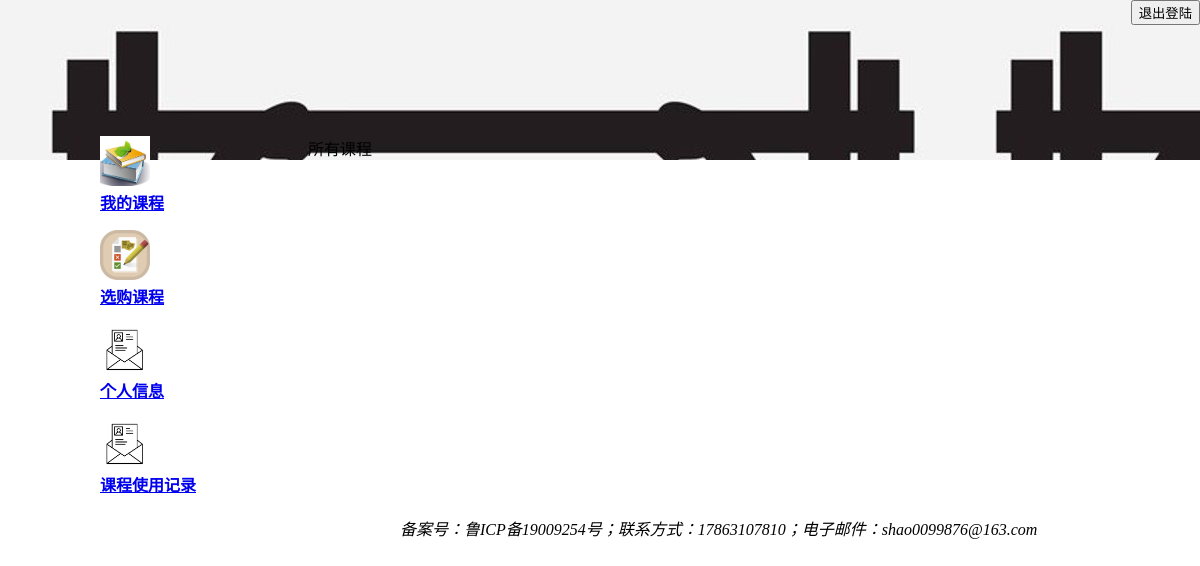
/course/view/, run on an earlier commit of the app's database.
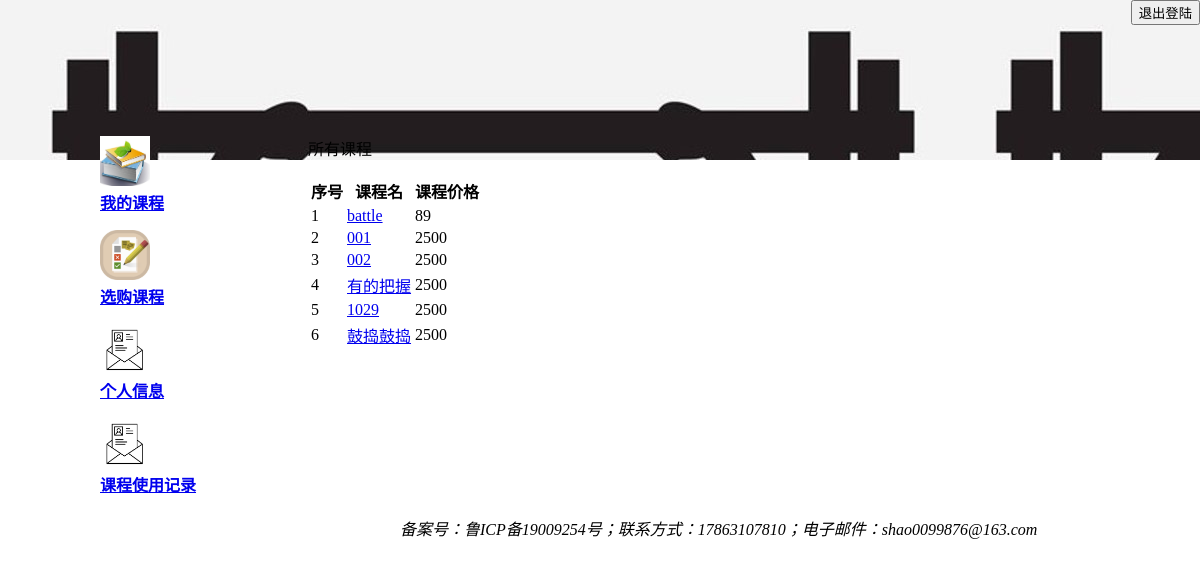
And on a later commit of the database.
### Database/models.py (models this page shows, shortened)
class Course(models.Model):  # 课程信息
    coursename = models.CharField(primary_key=True, max_length=20)  # 课程名
    courseintroduction = models.CharField(max_length=100, default="")  # 课程介绍
    courseprice = models.IntegerField(default=0)  # 课程价格
    course_flag = models.BooleanField(default=True)  # 标记课程是否在使用

### Course/views.py (the view)
# urls.py: path('',viewCourse),
def viewCourse(request):  # 查看课程信息
    sessionManager = SessionManager(request)
    if sessionManager.isAdministrator(): #如果是管理员登陆
        courses = Course.objects.all()  # 查询全部课程信息
        Authority = 'Admin'
    else: #如果是客户登陆
        courses = Course.objects.filter(course_flag=True)  # 查询在使用的课程信息
        Authority = 'Customer'
    return render(request, 'coursemessageUI.html', {'order': courses, 'Authority': Authority})

### Tools/SessionManager.py (called while the page is built)
    def isAdministrator(self):
        username=self.session.get("Username",default=None)
        if username is not None:
            user=Customer.objects.get(username=username)
            return user.isAdministrator()
        return False

### Course/templates/coursemessageUI.html (shortened to what this page needs)
{% extends 'logedbase.html' %}
{% block content2 %}
{% if Authority == 'Admin' %}
    <p><a href="/course/view/">查看课程</a> <a href="/course/add/">增加课程</a></p>
{% elif Authority == 'Customer' %}
<p>所有课程</p>
{% endif%}
{% if order %}
    <table>
        <tr>
            <th>序号</th>
            <th>课程名</th>
            <th>课程价格</th>
        </tr>
         {% for i in order %}
        <tr>
            <td>{{ forloop.counter }}</td>
            <td><a href="/course/view/{{i.coursename}}/">{{ i.coursename }}</a> </td>
            <td>{{ i.courseprice }}</td>
        </tr>
        {% endfor %}
    </table>
{% endif %}
{% endblock %}

### base_templates/logedbase.html (shortened to what this page needs)
<!DOCTYPE html>
<html>
<head>
        background:{% load static %} url({% static 'mybody.jpg'%})
</head>
<body>
<div class="base_top">
    {% block content %}
    <div align="right">
        <a href="/login/logout/">
            <button>退出登陆</button>
        </a>
    </div>
    {% endblock %}
</div>
<div class="base_left">
    {% block content1 %}
    {% if  Authority == 'Admin' %}
        {% load static %}
        {% load static %}
        {% load static %}
        {% load static %}
    {% elif Authority == 'Customer' %}
    <p>
        {% load static %}
        <a href="/purchase/customer/unpayed/"> <img width="50" height="50" src="{% static 'myclass.jpg' %}"></a><br>
        <a href="/purchase/customer/unpayed/"><b>我的课程</b></a>
    </p>
    <p>
        {% load static %}
        <a href="/purchase/view/"><img width="50" height="50" src="{% static 'class.jpg' %}"></a><br>
        <a href="/purchase/view/"><b>选购课程</b></a>
    </p>
    <p>
        {% load static %}
        <a href="/PersonalInformation/customer/"><img width="50" height="50" src="{% static 'myinformation.jpg' %}"></a>
        <br><a href="/PersonalInformation/customer/"><b>个人信息</b></a>
    </p>
    <p>
        {% load static %}
        <a href="/courseused/"><img width="50" height="50" src="{% static 'myinformation.jpg' %}"></a>
        <br><a href="/courseused/"><b>课程使用记录</b></a>
    </p>
    {% endif %}
    {% endblock %}
</div>
<div class="base_right">
    {% block content2 %}{% endblock %}
</div>
<div class="base_bottom">
    <p>
        <i>
            备案号：鲁ICP备19009254号；联系方式：17863107810；电子邮件：shao0099876@163.com
        </i>
    </p>
</div>
</body>
</html>

What changed in the data, as far as the page shows it:
added Course: coursename "battle", courseprice "89"
added Course: coursename "001", courseprice "2500"
added Course: coursename "002", courseprice "2500"
added Course: coursename "有的把握", courseprice "2500"
added Course: coursename "1029", courseprice "2500"
added Course: coursename "鼓捣鼓捣", courseprice "2500"
Also different on the page:
text now shown: "序号 课程名 课程价格"
